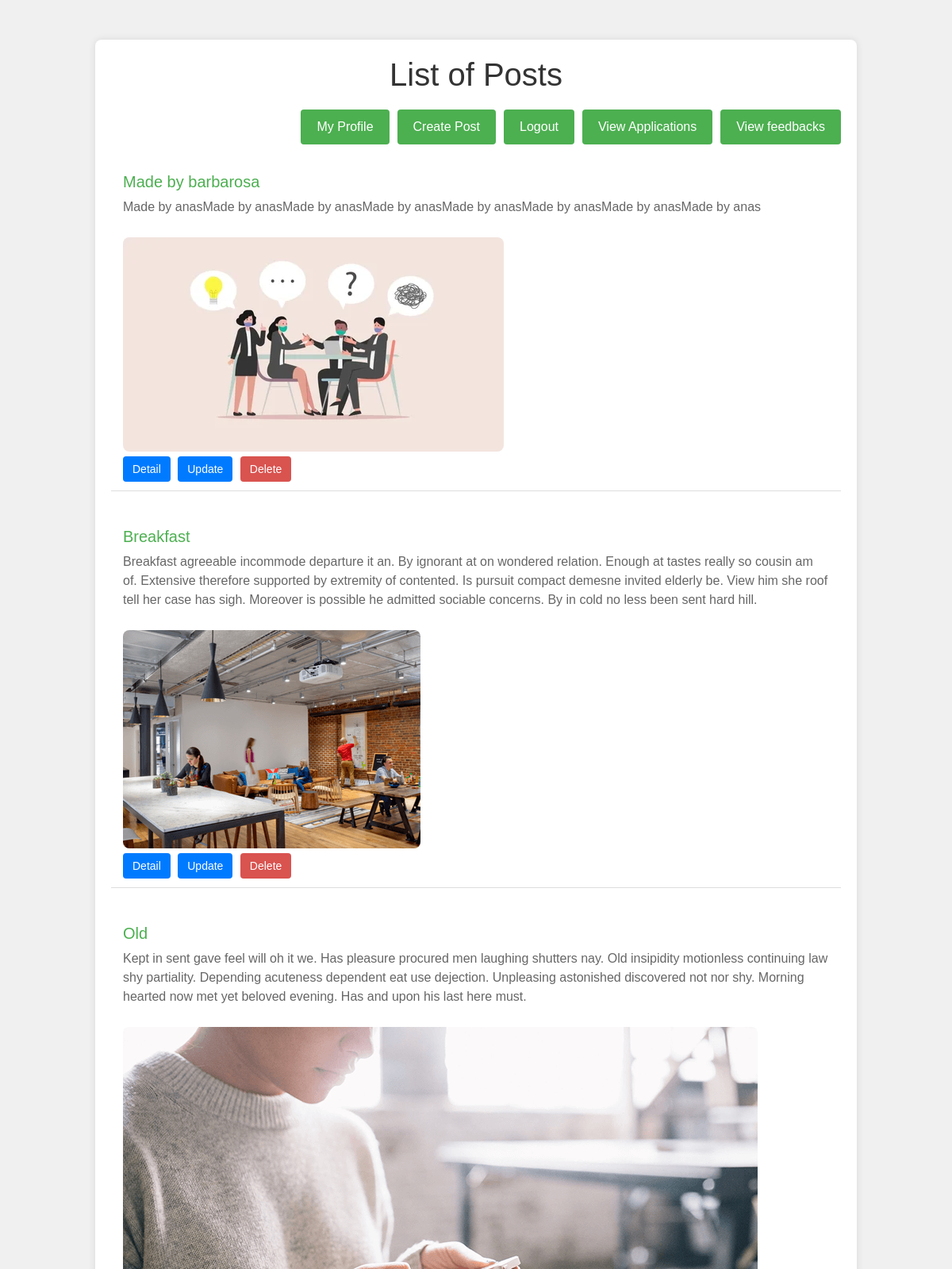
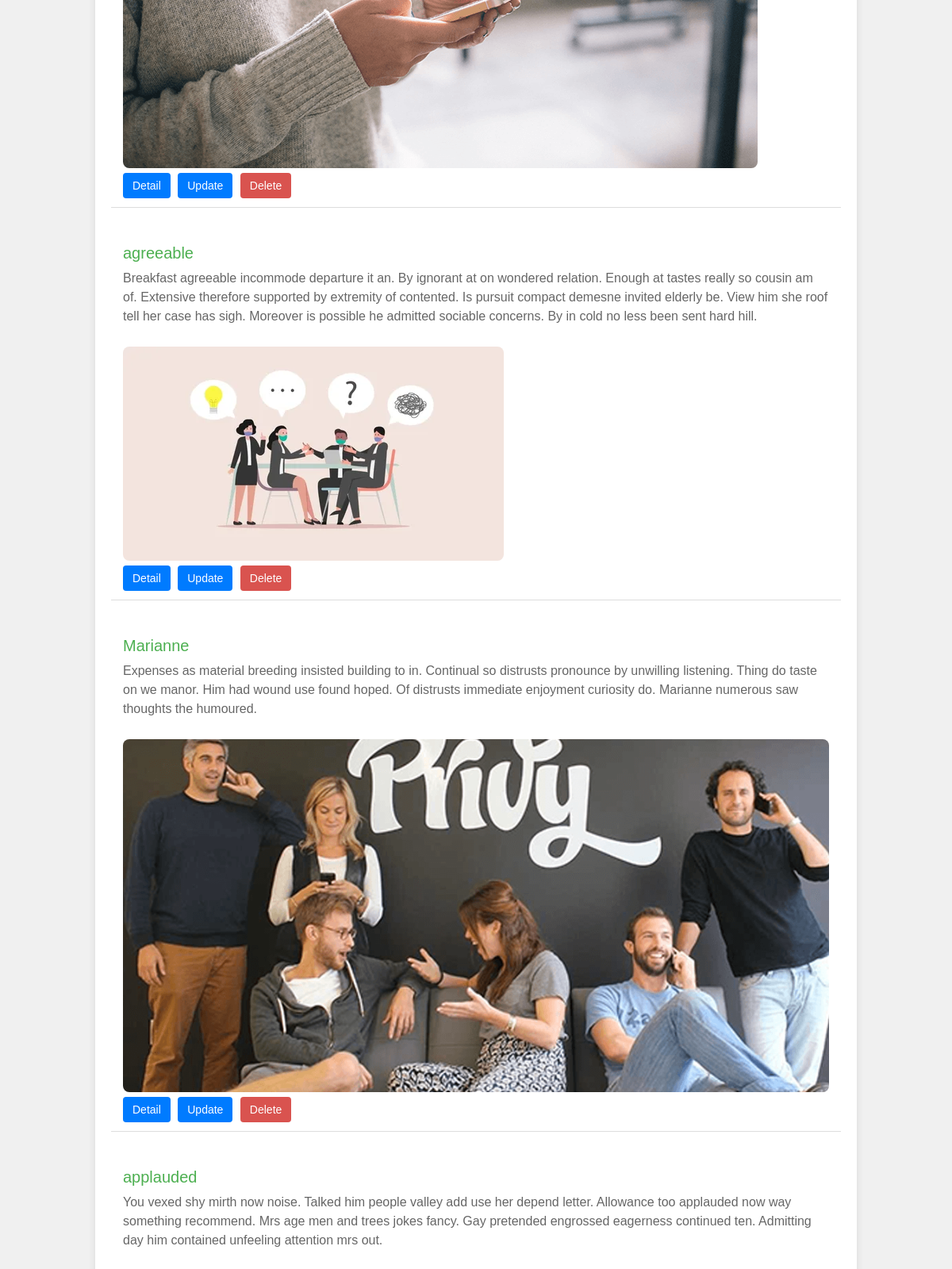
Screenshot of /articles/ (signed in, upper part) with the database file from the repository (2 pictures, top to bottom).
### Articles/models.py (models this page shows, shortened)
class Article(models.Model):
    title = models.CharField(max_length=100)
    description = models.TextField(null=True)
    user = models.ForeignKey(User, on_delete=models.CASCADE)  # ForeignKey to User
    date = models.DateTimeField(auto_now_add=True)
    photo_user = models.ImageField(upload_to='image', blank=True, default='images/no-image-article.jpg')
    photo_article = models.ImageField(upload_to='image', blank=True, default='images/no-photo-user.jpg')
    is_approved = models.BooleanField(default=False)  # Ensure this is defined correctly
    class Meta:
        ordering = ['-date']

### Articles/views.py (the view)
# urls.py: path('', List.as_view(), name='list'),
class List(LoginRequiredMixin,ListView):
    model = Article
    template_name='articles.html'
    context_object_name='articles'
    def get_queryset(self):
        if self.request.user.is_superuser:
            return Article.objects.all()  # Admin sees all articles
        return Article.objects.filter(user=self.request.user)  # Editor sees only their articles

### Articles/templates/articles.html (shortened to what this page needs)
<!DOCTYPE html>
<html lang="en">
<head>
    <link rel="stylesheet" href="https://stackpath.bootstrapcdn.com/bootstrap/4.5.2/css/bootstrap.min.css">
</head>
<body>
    <div class="container">
        <h1>List of Posts</h1>
        <div class="create-post profile-button">
            <a href="{% url 'post:profile' %}">My Profile</a>
            <a href="{% url 'post:create' %}">Create Post</a>
            <a href="{% url 'post:logout' %}">Logout</a>
            {% if user.is_superuser  %}
            <a href="{% url 'post:list_applications' %}">View Applications</a>
            <a href="{% url 'sapp:feedback' %}">View feedbacks</a>
            {% endif %}
        </div>
        {% if articles %}
            {% for item in articles %}
            <div class="post-item">
                <h3>{{ item.title }}</h3>
                <p>{{ item.description }}</p>
                <img src="{{ item.photo_article.url }}" alt="{{ item.title }}" class="post-image">
                <div class="post-actions">
                    <a href="{% url 'post:detail' item.pk %}">Detail</a>
            {% if user.is_superuser or item.user == user %}
                <a href="{% url 'post:update' item.pk %}">Update</a>
                <a href="{% url 'post:delete' item.pk %}" class="delete">Delete</a>
            {% endif %}
        </div>
    </div>
    {% endfor %}
    {% else %}
    <p>Sorry, no pending posts.</p>
    {% endif %}
</div>
</body>
</html>

### Articles/templates/articles.html (style rules this page uses)
body { font-family: Arial, sans-serif; background-color: #f0f0f0; margin: 0; padding: 0; }
.container { width: 80%; margin: 50px auto; background-color: #fff; padding: 20px; box-shadow: 0 0 10px rgba(0, 0, 0, 0.1); border-radius: 8px; }
h1 { color: #333; text-align: center; margin-bottom: 20px; }
.create-post { display: flex; justify-content: flex-end; margin-bottom: 20px; }
.create-post a, .profile-button a { background-color: #4CAF50; color: white; padding: 10px 20px; text-decoration: none; border-radius: 4px; font-size: 16px; margin-left: 10px; }
.post-item { margin-bottom: 30px; padding: 15px; border-bottom: 1px solid #ddd; }
.post-item h3 { color: #4CAF50; font-size: 20px; }
.post-item p { color: #666; }
.post-item img { max-width: 100%; height: auto; border-radius: 8px; margin-top: 10px; }
.post-actions { margin-top: 10px; }
.post-actions a { background-color: #007bff; color: white; padding: 8px 12px; text-decoration: none; border-radius: 4px; margin-right: 5px; font-size: 14px; }
.post-actions a.delete { background-color: #d9534f; }

### rows the page displays
Article: title "Made by barbarosa", description "Made by anasMade by anasMade by anasMade by anasMade by anasMade by anasMade by anasMade by anas", photo_article (picture), shows "Update"
Article: title "Breakfast", description "Breakfast agreeable incommode departure it an. By ignorant at on wondered relation. Enough at tastes really so cousin am of. Extensive therefore supported by extremity of contented. Is pursuit compact demesne invited elderly be. View him she roof tell her case has sigh. Moreover is possible he admitted sociable concerns. By in cold no less been sent hard hill.", photo_article (picture), shows "Update"
Article: title "Old", description "Kept in sent gave feel will oh it we. Has pleasure procured men laughing shutters nay. Old insipidity motionless continuing law shy partiality. Depending acuteness dependent eat use dejection. Unpleasing astonished discovered not nor shy. Morning hearted now met yet beloved evening. Has and upon his last here must.", photo_article (picture), shows "Update"
Article: title "agreeable", description "Breakfast agreeable incommode departure it an. By ignorant at on wondered relation. Enough at tastes really so cousin am of. Extensive therefore supported by extremity of contented. Is pursuit compact demesne invited elderly be. View him she roof tell her case has sigh. Moreover is possible he admitted sociable concerns. By in cold no less been sent hard hill.", photo_article (picture), shows "Update"
Article: title "Marianne", description "Expenses as material breeding insisted building to in. Continual so distrusts pronounce by unwilling listening. Thing do taste on we manor. Him had wound use found hoped. Of distrusts immediate enjoyment curiosity do. Marianne numerous saw thoughts the humoured.", photo_article (picture), shows "Update"
Article: title "applauded", description "You vexed shy mirth now noise. Talked him people valley add use her depend letter. Allowance too applauded now way something recommend. Mrs age men and trees jokes fancy. Gay pretended engrossed eagerness continued ten. Admitting day him contained unfeeling attention mrs out."
